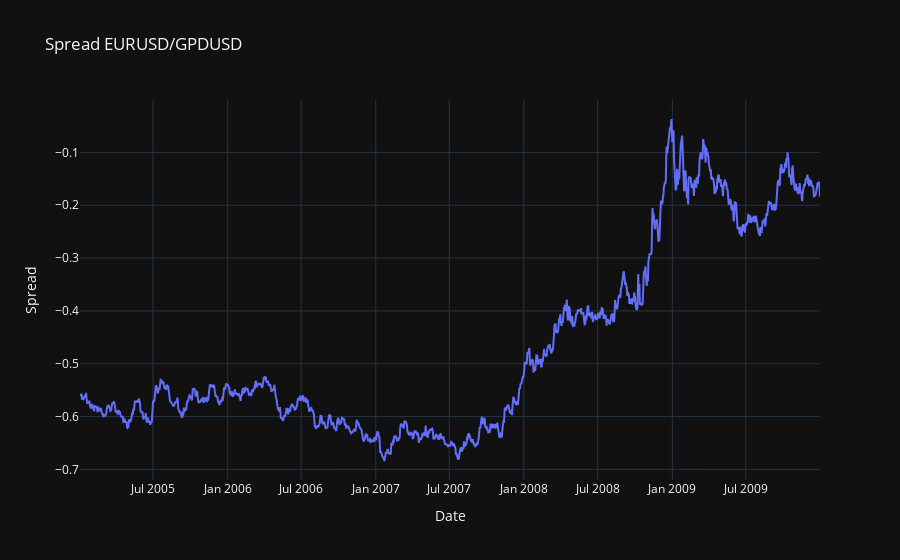

Notebook source saved alongside this figure:
### Code cell
fig = go.Figure()
fig.add_trace(go.Scatter(
    x=df.index,
    y=df['Spread'],
    mode='lines',
    name='Spread EURUSD/GPDUSD'
))
fig.update_layout(title='Spread EURUSD/GPDUSD', xaxis_title="Date",yaxis_title='Spread',template='plotly_dark')
fig.show()

### Figure 1 — Plotly figure (JSON) as saved in the notebook; plotly's stock layout.template omitted (floating-point values rounded to 4 significant figures; data arrays with more than 128 entries replaced by an {"elided": "..."} marker saying what was removed)
{"data": [{"mode": "lines", "name": "Spread EURUSD/GPDUSD", "type": "scatter", "x": {"elided": "1561 str values"}, "y": {"elided": "1561 float values"}}], "layout": {"title": {"text": "Spread EURUSD/GPDUSD"}, "xaxis": {"title": {"text": "Date"}}, "yaxis": {"title": {"text": "Spread"}}}}
